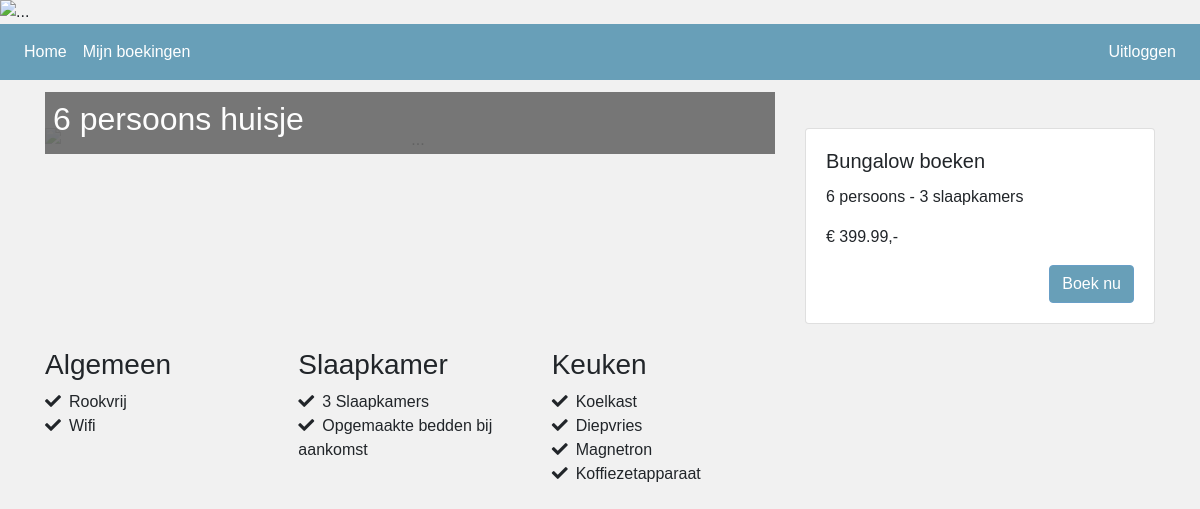
Page /bungalow/6 persoons huisje (signed in) on the committed database.
### bungalowpark/models.py (models this page shows, shortened)
class Bungalow(db.Model):
    __tablename__ = 'bungalows'
    id = db.Column(db.Integer(),primary_key = True)
    naam = db.Column(db.String(50), nullable=False, unique=True, index=True)
    typeID = db.Column(db.Integer,db.ForeignKey('type.id'))
    boeking = db.relationship('Boeking', backref='bungalow' ,uselist=False)

class BungalowType(db.Model):
    __tablename__ = 'type'
    id = db.Column(db.Integer(),primary_key= True)
    aantalPersonen = db.Column(db.Integer(), nullable=False )
    weekprijs = db.Column(db.Numeric(10,2), nullable=False)
    bungalow = db.relationship('Bungalow',backref='bungalowType',uselist=False)

### bungalowpark/__init__.py (the view, shortened to what this page needs)
@app.route('/bungalow/<bungalow>', methods=['GET', 'POST'])
def bungalow(bungalow):
    form = BoekingForm()
    bungalow = Bungalow.query.filter_by(naam=bungalow)
    return render_template('bungalow.html', valve=bungalow, bungalow=bungalow, form=form)

### bungalowpark/models.py (called while the page is built)
@login_manager.user_loader
def load_user(user_id):
    return User.query.get(user_id)

### bungalowpark/templates/bungalow.html (shortened to what this page needs)
{% extends "base.html" %}
{% block content %}
    <div class="container">
        <div class="row">
            <div class="col-sm-12 col-md-8">
                <div class="image">
                </div>
                <div class="text p-2" style="background-color: dimgray; color: white;">
                    <h2>{{bungalow.naam.capitalize()}}</h2>
                </div>
            </div>
            <div class="col-sm-12 col-md-4">
                <div class="card">
                    <div class="card-body">
                        <h5 class="card-title"> Bungalow boeken  </h5>
                        <p class="card-text">{{bungalow.bungalowType.aantalPersonen}} persoons - {{(bungalow.bungalowType.aantalPersonen / 2 )|int }} slaapkamers </p>
                        <p class="card-text">€ {{bungalow.bungalowType.weekprijs}},- </p>
                        <button type="button" class="btn btn-primary backgroundColorBlue float-right" data-bs-toggle="modal" data-bs-target="#exampleModal">
                            Boek nu
                        </button>
                    </div>
                </div>
            </div>
            <div class="col-sm-12 col-md-8">
                <div class="row mt-4">
                    <div class="col-sm-12 col-md-4">
                        <h3>Algemeen</h3>
                        <ol class="list-unstyled inline-block">
                            <li><i class="mr-2 fas fa-check"></i>Rookvrij</li>
                            <li><i class="mr-2 fas fa-check"></i>Wifi</li>
                        </ol>
                    </div>
                    <div class="col-sm-12 col-md-4">
                        <h3>Slaapkamer</h3>
                        <ol class="list-unstyled inline-block">
                            <li><i class="mr-2 fas fa-check"></i>{{(bungalow.bungalowType.aantalPersonen / 2 )|int }} Slaapkamers</li>
                            <li><i class="mr-2 fas fa-check"></i>Opgemaakte bedden bij aankomst</li>
                        </ol>
                    </div>
                    <div class="col-sm-12 col-md-4">
                        <h3>Keuken</h3>
                        <ol class="list-unstyled inline-block">
                            <li><i class="mr-2 fas fa-check"></i>Koelkast</li>
                            <li><i class="mr-2 fas fa-check"></i>Diepvries</li>
                            <li><i class="mr-2 fas fa-check"></i>Magnetron</li>
                            <li><i class="mr-2 fas fa-check"></i>Koffiezetapparaat</li>
                        </ol>
                    </div>
                </div>
            </div>
        </div>
    </div>
{% endblock %}

### bungalowpark/templates/base.html (style rules this page uses)
body { background-color: #f1f1f1; font-family: sans-serif; }
.backgroundColorBlue { background-color: #689fb8; color: white; border-color: #689FC7; }
.text { background-color: rgb(105 105 105 / 100%); opacity: 0.9; color: white; margin-top: -60px; }

### rows in the picture
Bungalow: naam "6 persoons huisje", bungalowType.aantalPersonen "6", bungalowType.weekprijs "399.99"
BungalowType: (bungalow.bungalowType.aantalPersonen/2)|int "3"
